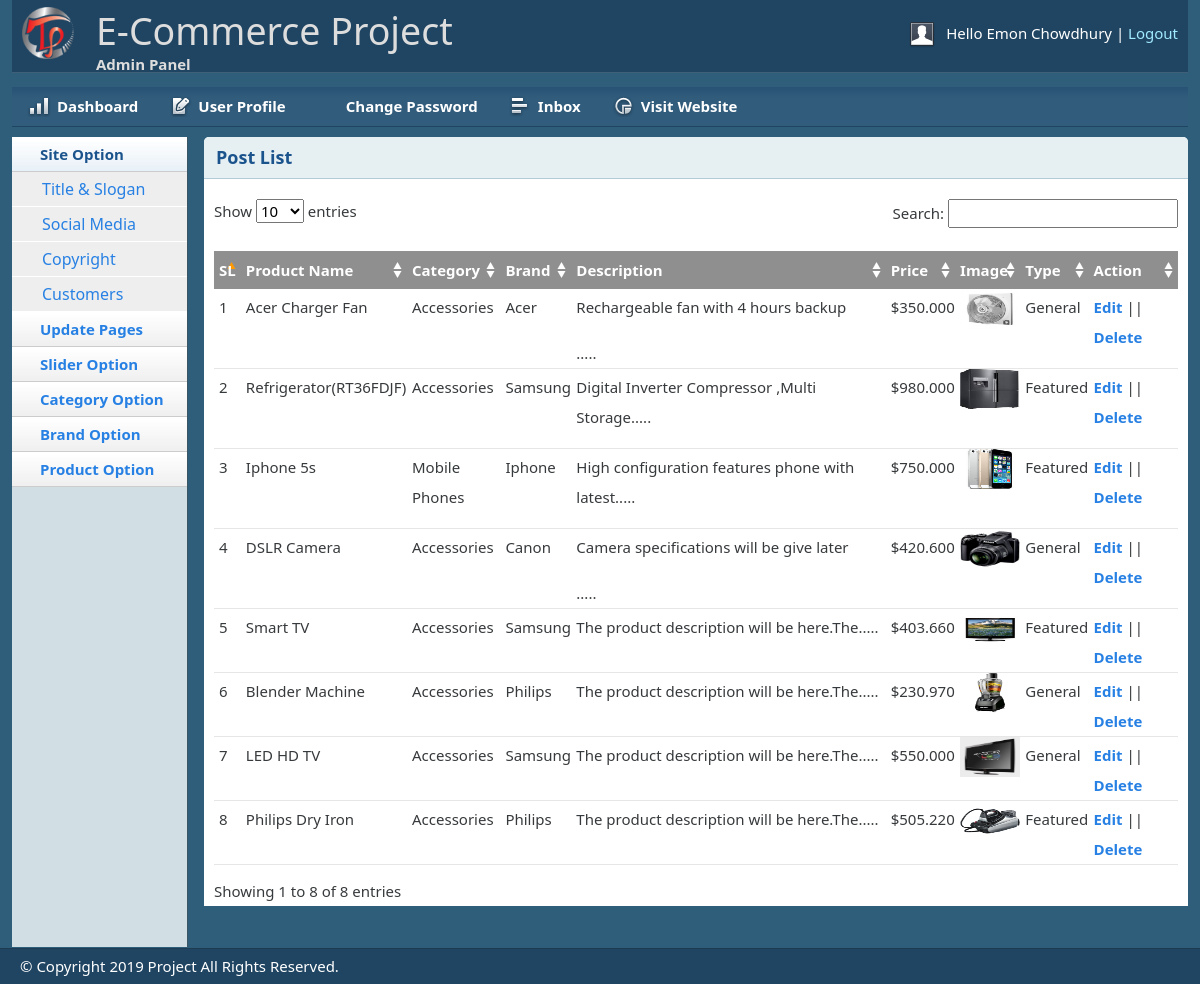
The page /shop/admin/productlist.php (signed in) on the database its author committed.
### tables this page shows
CREATE TABLE `tbl_product` (
  `productId` int(11) NOT NULL,
  `productName` varchar(255) NOT NULL,
  `catId` int(11) NOT NULL,
  `brandId` int(11) NOT NULL,
  `body` text NOT NULL,
  `price` float(10,3) NOT NULL,
  `image` varchar(255) NOT NULL,
  `keywords` varchar(255) NOT NULL,
  `type` tinyint(4) NOT NULL DEFAULT '0'
);

CREATE TABLE `tbl_category` (
  `catId` int(11) NOT NULL,
  `catName` varchar(255) NOT NULL
);

CREATE TABLE `tbl_brand` (
  `brandId` int(11) NOT NULL,
  `brandName` varchar(255) NOT NULL
);

### shop/lib/Database.php (called while the page is built, shortened)
<?php
Class Database {
    public $host = DB_HOST;
    public $user = DB_USER;
    public $pass = DB_PASS;
    public $dbname = DB_NAME;
    public $link;
    private function connectDB() {
        $this->link = new mysqli($this->host, $this->user, $this->pass, $this->dbname);
    }
    public function select($query) {
        $result = $this->link->query($query) or die($this->link->error . __LINE__);
        if ($result->num_rows>0) {
            return $result;
        } else {
            return false;
        }
    }
}

### shop/classes/Product.php (called while the page is built, shortened)
<?php
    $filepath = realpath(dirname(__FILE__));
    include_once ($filepath.'/../lib/Database.php');
    include_once ($filepath.'/../helpers/Format.php');
?>
<?php
class Product {
    private $db;
    public function __construct() {
        $this->db = new Database();
    }
    public function getAllProduct(){
        $query = "SELECT p.*,c.catName,b.brandName
                  FROM tbl_product as p,tbl_category as c,tbl_brand as b
                  WHERE p.catId = c.catId AND p.brandId = b.brandId
                  ORDER BY p.productId DESC";
        $result = $this->db->select($query);
        return $result;
    }
 }

### shop/helpers/Format.php (called while the page is built, shortened)
<?php
class Format {
    public function textShorten($text, $limit = 400) {
        $text = $text . " ";
        $text = substr($text, 0, $limit);
        $text = substr($text, 0, strrpos($text, ' '));
        $text = $text . ".....";
        return $text;
    }
}

### shop/admin/productlist.php (the view, shortened to what this page needs)
<?php include 'inc/header.php';?>
<?php include 'inc/sidebar.php';?>
<?php include '../classes/Product.php';?>
<?php include_once '../helpers/Format.php';?>
<?php
    $pd = new Product();
    $fm = new Format();
?>
<div class="grid_10">
    <div class="box round first grid">
        <h2>Post List</h2>
        <div class="block">
            <table class="data display datatable" id="example">
			<thead>
				<tr>
					<th>SL</th>
					<th>Product Name</th>
					<th>Category</th>
					<th>Brand</th>
                                        <th>Description</th>
					<th>Price</th>
					<th>Image</th>
                                        <th>Type</th>
					<th>Action</th>
				</tr>
			</thead>
			<tbody>
                            <?php
                              $getPd = $pd->getAllProduct();
                              if($getPd){
                                   $i = 0;
                                  while ($result = $getPd->fetch_assoc()){
                                      $i++;
                            ?>
				<tr class="odd gradeX">
                                        <td><?php echo $i; ?></td>
                                        <td><?php echo $result['productName'];?></td>
					<td><?php echo $result['catName'];?></td>
					<td class="center"><?php echo $result['brandName'];?></td>
                                        <td><?php echo $fm->textShorten($result['body'], 50);?></td>
					<td><?php echo '$'.$result['price'];?></td>
                                        <td><img src="<?php echo $result['image']; ?>" width="60px" height="40px"/></td>
					<td class="center"><?php
                                           if($result['type']==0){
                                               echo 'Featured';
                                           }
                                           else{
                                               echo 'General';
                                           }
                                        ?></td>
					<td><a href="productedit.php?proId=<?php echo $result['productId'];?>">Edit</a> || <a onclick="return confirm('Are you sure want to delete!')"
                                                               href="?delpro=<?php echo $result['productId'];?>">Delete</a></td>
				</tr>
                              <?php }} ?>
			</tbody>
		</table>
       </div>
    </div>
</div>
<?php include 'inc/footer.php';?>

### shop/admin/css/text.css (style rules this page uses)
body { font: 13px/1.5 Tahoma, Helvetica, Arial, 'Liberation Sans', FreeSans, sans-serif; }
h2 { font-size: 23px; }
p, dl, hr, h1, h2, h3, h4, h5, h6, ol, ul, pre, table, address, fieldset { margin-bottom: 20px; }

### shop/admin/css/grid.css (style rules this page uses)
.grid_1, .grid_2, .grid_3, .grid_4, .grid_5, .grid_6, .grid_7, .grid_8, .grid_9, .grid_10, .grid_11, .grid_12, .grid_13, .grid_14, .grid_15, .grid_16 { display: inline; float: left; margin-left: 1%; margin-right: 1%; }
.container_12 .grid_10 { width: 81.333%; }

### shop/admin/css/layout.css (style rules this page uses)
body { background: #fff none repeat scroll 0 0; color: #444; font-size: 14px; padding: 0; }
a { color: #000; font-weight:bold; text-decoration: none; }
h1, h2, h3, h4, h5, h6 { line-height:1.2em; margin-bottom:.3em; }
h2 { margin-top:1em; }
.box { background:#fff; margin-bottom:20px; padding:10px 10px 10px 10px; margin-left:-8px; }
.box.grid { padding-bottom:40px; }
.box.round { -moz-border-radius: 5px 5px 0px 0px; -webkit-border-radius: 5px 5px 0px 0px; border-radius: 5px 5px 0px 0px; }
.box h2 { font-size:1.2em; font-weight:bold; color:#1B548D; background:#E6F0F3; margin:-10px -10px 0 -10px; padding:10px 12px; border-bottom:1px solid #B3CBD6; -moz-border-radius: 5px 5px 0px 0px; -webkit-border-radius: 5px 5px 0px 0px; border-radius: 5px 5px 0px 0px; }
.box.first { min-height: 406px; }
.block { padding-top:20px; }
p { margin-bottom:1em; }
.block { padding-bottom:1px; }
table.display { margin: 0 auto; clear: both; width: 100%; }
.sorting_asc { background: #8f8f8f url(../img/table/sort_asc.png) no-repeat center right; padding:8px 5px; text-align:left; color:#fff; }
.sorting { background:#8f8f8f url(../img/table/sort_both.png) no-repeat center right; padding:8px 5px; text-align:left; color:#fff; }
tr.odd { height: 30px; line-height: 30px; border-bottom:1px solid #e6e6e6; }
tr.even { height: 30px; line-height: 30px; border-bottom:1px solid #e6e6e6; }
tr.odd td, tr.even td { padding-left:5px; }

### rows shown on the page
tbl_product: productName "Acer Charger Fan", catId.catName "Accessories", brandId.brandName "Acer", body "Rechargeable fan with 4 hours backup .....", price "350.000", image (picture), type "General"
tbl_product: productName "Refrigerator(RT36FDJF)", catId.catName "Accessories", brandId.brandName "Samsung", body "Digital Inverter Compressor ,Multi Storage.....", price "980.000", image (picture), type "Featured"
tbl_product: productName "Iphone 5s", catId.catName "Mobile Phones", brandId.brandName "Iphone", body "High configuration features phone with latest.....", price "750.000", image (picture), type "Featured"
tbl_product: productName "DSLR Camera", catId.catName "Accessories", brandId.brandName "Canon", body "Camera specifications will be give later .....", price "420.600", image (picture), type "General"
tbl_product: productName "Smart TV", catId.catName "Accessories", brandId.brandName "Samsung", body "The product description will be here.The.....", price "403.660", image (picture), type "Featured"
tbl_product: productName "Blender Machine", catId.catName "Accessories", brandId.brandName "Philips", body "The product description will be here.The.....", price "230.970", image (picture), type "General"
tbl_product: productName "LED HD TV", catId.catName "Accessories", brandId.brandName "Samsung", body "The product description will be here.The.....", price "550.000", image (picture), type "General"
tbl_product: productName "Philips Dry Iron", catId.catName "Accessories", brandId.brandName "Philips", body "The product description will be here.The.....", price "505.220", image (picture), type "Featured"

### other values the page prints
Session::get('adminName') "Emon Chowdhury"
